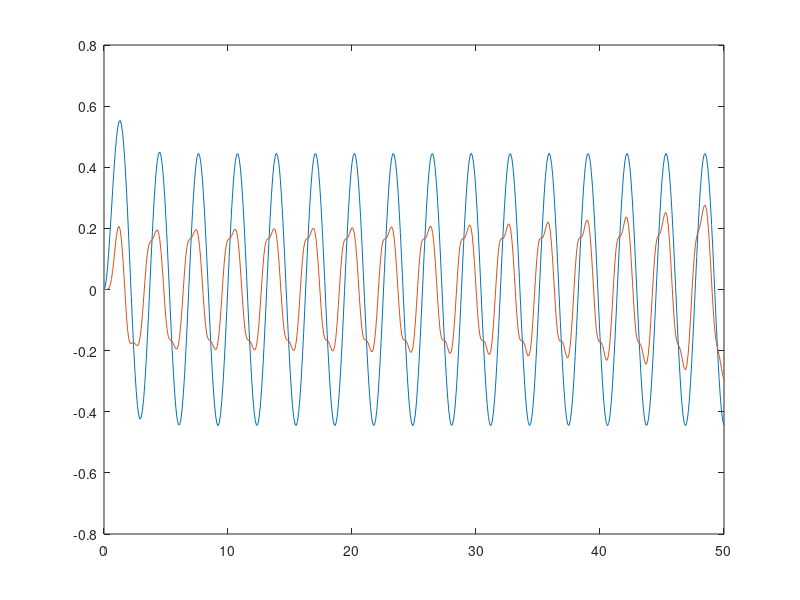

Recreate this plot in MATLAB. (Note: this script raises an error after producing the figure.)
clear; clc; close all;
s = tf('s');

a=-0.5; b=0.5;
aM = 1; bM= 1;
dt = 0.1;
t = 0:dt:50;
r = sin(2*t);
alpha1 = 5;
alpha2 = 5;
G = b/(s+a);
GM = bM/(s+aM);

theta1=0;
theta2=0;
yM = lsim(GM,r,t);
yi = 0;
y = [yi];
error = []
for i=1:length(t)
    yMi = yM(i);
    yi = y(end);
    e = yMi - yi;
    ri = r(i);
    dtheta1 = alpha1 * ri * e;
    dtheta2 = alpha2 * yi * e;
    theta1 = theta1 + dtheta1;
    theta2 = theta2 + dtheta2;        
    ui = theta1*ri + theta2*yi;
    yi = lsim(G, [ui,0], [0,dt]);
    yi = yi(2);
    y(end+1) = yi;
    error(end+1)=e;
end

plot(t,yM);
hold on;
plot(t,y(1:end-1));

yyaxis right;
% plot(t,e,'--');
semilogy(t,error,'k--');
legend('Model reference','Output','error');

big;

